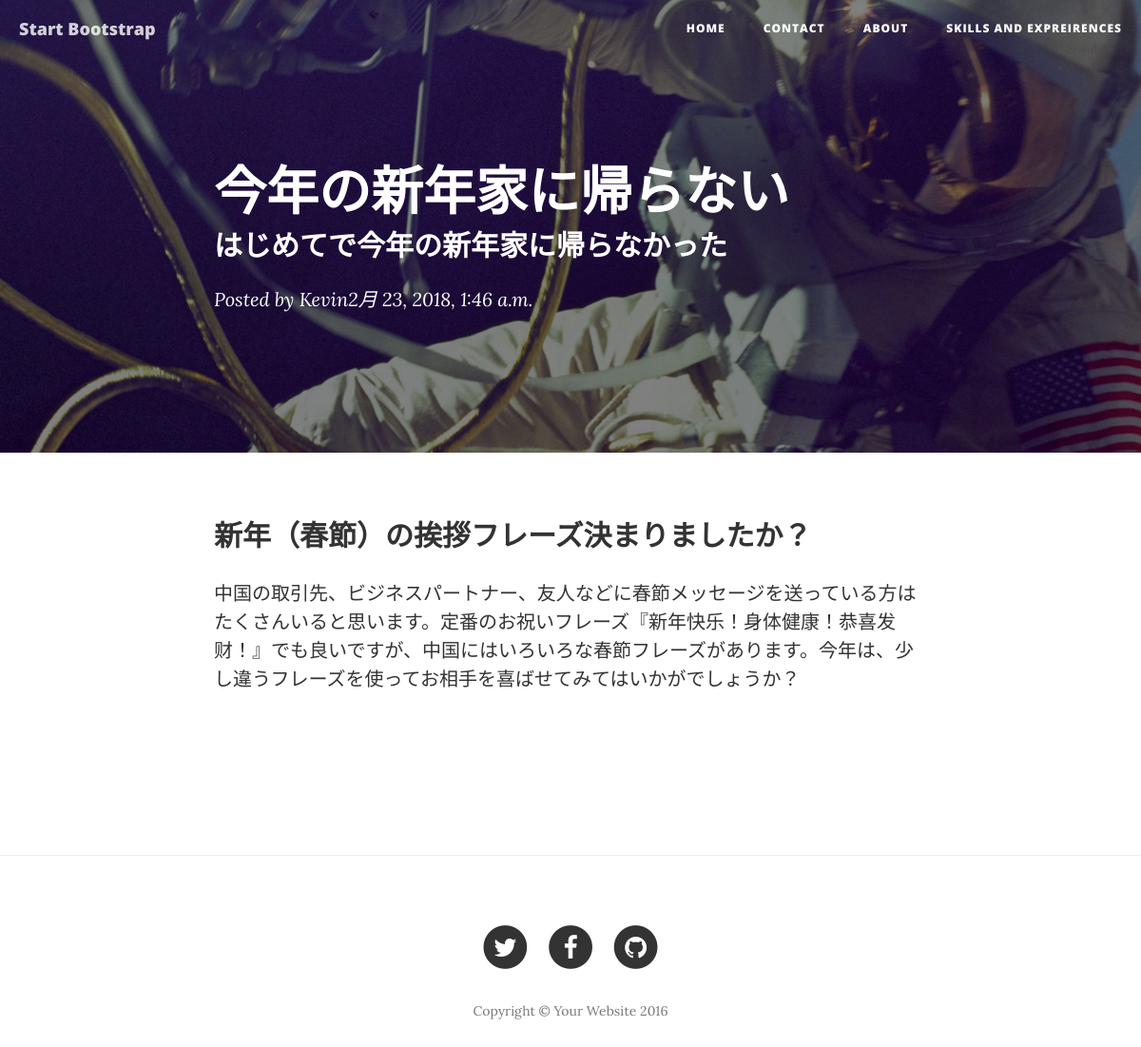
The page /ja/firstsite/post/1 on the database its author committed.
### firstsite/models.py (models this page shows, shortened)
class HeaderLink(models.Model):
    name = models.CharField(max_length=30)
    url = models.CharField(max_length=100)
    titletext =  models.CharField(max_length=100,blank=True)
    detailtext =  models.CharField(max_length=100,blank=True)
    show = models.BigIntegerField(blank=True,default=1)
    content = RichTextUploadingField(blank=True)

class Post(models.Model):
    title = models.CharField(max_length=100, unique=True)
    postcode = models.CharField(max_length=100, blank=True)
    meta_description = models.TextField(max_length=160, null=True, blank=True)
    content = RichTextUploadingField()
    featured_image = models.ImageField(upload_to='static/blog/uploads/%Y/%m/%d/', blank=True, null=True)
    created_on = models.DateTimeField(auto_now_add=True)
    updated_on = models.DateField(auto_now=True)
    LAN_CHOICES = (
            ("en","English"),
            ("cn","Chinese"),
            ("ja","Japanese"),
        )
    lantype = models.CharField(default="en",max_length=10,choices= LAN_CHOICES, blank=True)
    APP_CHOICES = (
        ("1","mainsite"),
        ("2","mycareer"),
    )
    appcode = models.CharField(default="1", max_length=5,choices= APP_CHOICES, blank=True)

### firstsite/views.py (the view)
# urls.py: url(r'^post/(\d+)$', views.post, name='post'),
def post(request, postid):
    currlinkitem = HeaderLink.objects.filter(name="About").get()
    post = Post.objects.get(pk=postid)
    context = {
        "currlinkitem":currlinkitem,
        "post":post
    }
    template = loader.get_template("firstsite/post.html")
    return HttpResponse(template.render(context, request))

### firstsite/context_processor.py (called while the page is built)
def share_vars(request):
    from .models import HeaderLink
    linklist = list(HeaderLink.objects.filter(show=1))
    os.path.basename(__file__)
    modulename = __name__.split(".")[0]
    return {
        'linklist': linklist,
        "modulename": modulename
    }

### firstsite/templates/firstsite/post.html
{% extends "firstsite/index.html"%}
{% load static %}
{% block cntheader%}
    <header class="intro-header" style="background-image: url({% static 'img/post-bg.jpg'%})">
        <div class="container">
            <div class="row">
                <div class="col-lg-8 col-lg-offset-2 col-md-10 col-md-offset-1">
                    <div class="post-heading">
                        <h1>{{post.title}}</h1>
                        <h2 class="subheading">{{post.meta_description}}</h2>
                        <span class="meta">Posted by <a href="#">Kevin</a>{{post.created_on}}</span>
                    </div>
                </div>
            </div>
        </div>
    </header>
{% endblock cntheader %}
{% block maincontent%}
    <article>
        <div class="container">
            <div class="row">
                <div class="col-lg-8 col-lg-offset-2 col-md-10 col-md-offset-1">
                	{{post.content|safe }}
                </div>
            </div>
        </div>
    </article>
    <hr>
{% endblock maincontent%}

### firstsite/templates/firstsite/index.html (shortened to what this page needs)
{% load static%}
<!DOCTYPE html>
<html lang="en">
<head>
    <link href="{% static 'vendor/bootstrap/css/bootstrap.min.css'%}" rel="stylesheet">
    <link href="{% static 'css/clean-blog.min.css'%}" rel="stylesheet">
    <link href="{% static 'vendor/font-awesome/css/font-awesome.min.css'%}" rel="stylesheet" type="text/css">
 	<link href="{% static 'me/custom.css'%}" rel='stylesheet' type='text/css'>
</head>
<body>
{% block　content%}
    <nav class="navbar navbar-default navbar-custom navbar-fixed-top">
        <div class="container-fluid">
            <div class="navbar-header page-scroll">
                <a class="navbar-brand" href="#">Start Bootstrap</a>
            </div>
            <div class="collapse navbar-collapse" id="bs-example-navbar-collapse-1">
                <ul class="nav navbar-nav navbar-right">
                	{% for link in linklist %}
                    <li>
                        <a href="/{{modulename}}/{{link.url}}">{{link.name}}</a>
                    </li>
					{% endfor %}
					<li>
                        <a href="/mycareer/index">Skills And Expreirences</a>
                    </li>
                </ul>
            </div>
        </div>
    </nav>
{% endblock %}
{% block cntheader%}{% endblock cntheader%}
{% block maincontent %}{% endblock maincontent %}
    <footer>
        <div class="container">
            <div class="row">
                <div class="col-lg-8 col-lg-offset-2 col-md-10 col-md-offset-1">
                    <ul class="list-inline text-center">
                        <li>
                            <a href="https://twitter.com/shikaiwenchina" target="_blank">
                                <span class="fa-stack fa-lg">
                                    <i class="fa fa-circle fa-stack-2x"></i>
                                    <i class="fa fa-twitter fa-stack-1x fa-inverse"></i>
                                </span>
                            </a>
                        </li>
                        <li>
                            <a href="https://www.facebook.com/kaiwen.shi.391" target="_blank">
                                <span class="fa-stack fa-lg">
                                    <i class="fa fa-circle fa-stack-2x"></i>
                                    <i class="fa fa-facebook fa-stack-1x fa-inverse"></i>
                                </span>
                            </a>
                        </li>
                        <li>
                            <a href="https://github.com/shikaiwen" target="_blank">
                                <span class="fa-stack fa-lg">
                                    <i class="fa fa-circle fa-stack-2x"></i>
                                    <i class="fa fa-github fa-stack-1x fa-inverse"></i>
                                </span>
                            </a>
                        </li>
                    </ul>
                    <p class="copyright text-muted">Copyright &copy; Your Website 2016</p>
                </div>
            </div>
        </div>
    </footer>
</body>
</html>

### rows shown on the page
HeaderLink: name "HOME"
HeaderLink: name "CONTACT"
HeaderLink: name "ABOUT"
Post: title "今年の新年家に帰らない", meta_description "はじめてで今年の新年家に帰らなかった", created_on "2月 23, 2018, 1:46 a.m.", content "新年（春節）の挨拶フレーズ決まりましたか？ 中国の取引先、ビジネスパートナー、友人などに春節メッセージを送っている方はたくさんいると思います。定番のお祝いフレーズ『新年快乐！身体健康！恭喜发财！』でも良いですが、中国にはいろいろな春節フレーズがあります。今年は、少し違うフレーズを使ってお相手を喜ばせてみてはいかがでしょうか？"
